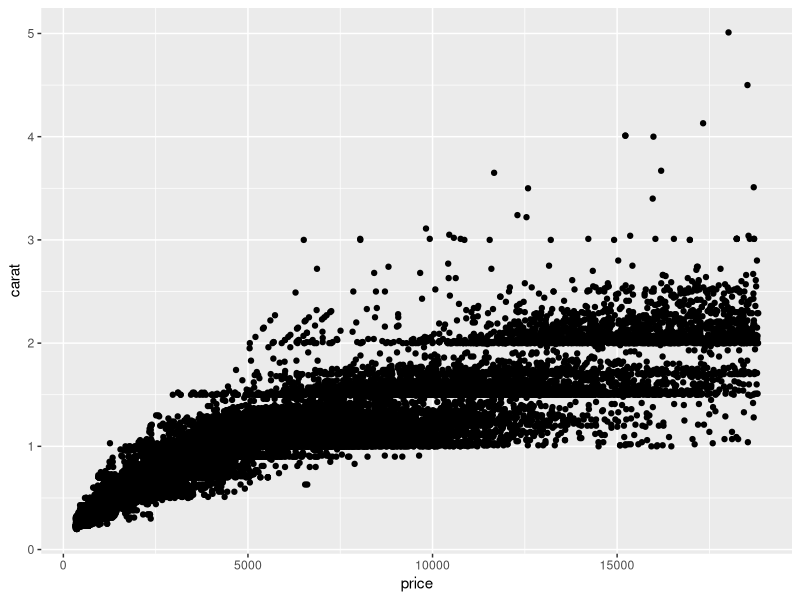
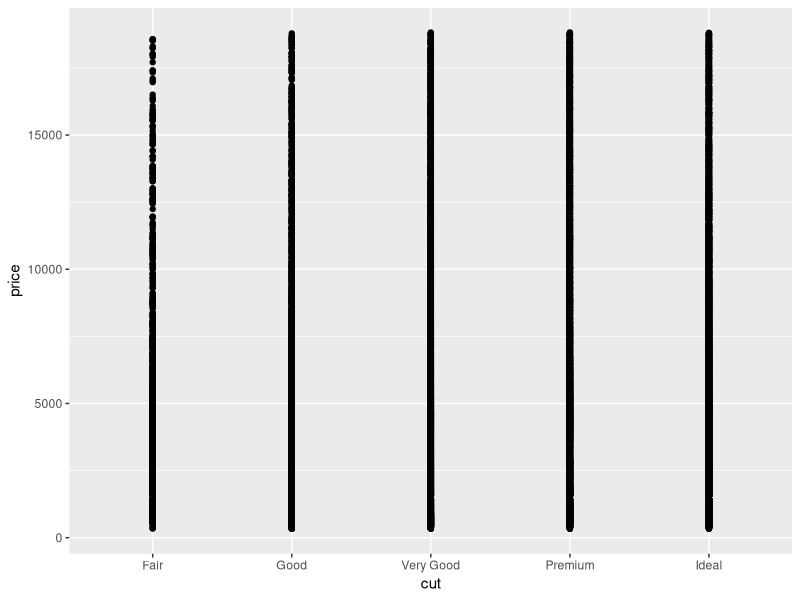

Here is the R script that generated these plots, in order:
## ---- chunk 1
knitr::opts_chunk$set(echo = TRUE)
library(tidyverse)
## ---- chunk 2
### In this code chunk, start with the diamonds dataset (built in to
### ggplot2 package) and create a plot of price vs. carat (or some other
### variables of your choice)

ggplot(diamonds, aes(x = price, y = carat)) +
  geom_point()
## ---- chunk 3
### In this code chunk, start with the diamonds dataset (built in to
### ggplot2 package) and create a subset based on filtering, e.g., 
### size greater than 1 carat or cut is "Ideal"


diamonds_subset <- diamonds %>% 
  filter(carat > 1)
## ---- chunk 4
## some random test code!!!

diamonds_ideal <- diamonds %>% 
  filter(cut == "Ideal")
## ---- chunk 5
ggplot(data = diamonds, aes(x = cut, y = price)) +
  geom_point() # a terrible graph 
